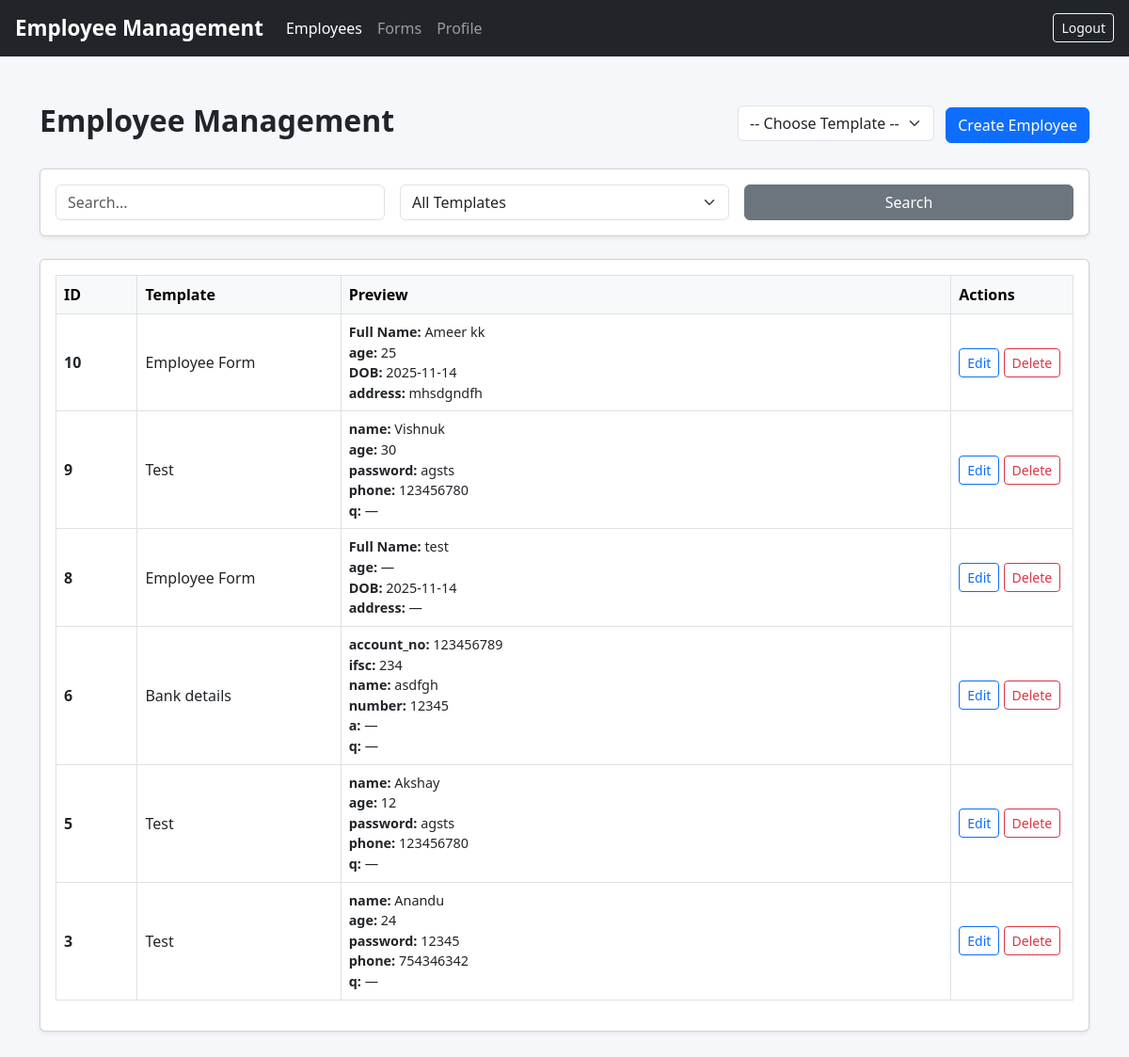
The app's page /employees/list/ (signed in) with its own data.
### employees/models.py (models this page shows, shortened)
class EmployeeRecord(BaseModel):
    template = models.ForeignKey(FormTemplate, on_delete=models.PROTECT, related_name='employee_records')
    data = models.JSONField(default=dict)
    class Meta:
        db_table = "employee_records"
        ordering = ["-created_at"]

### forms/models.py (models this page shows, shortened)
class FormTemplate(BaseModel):
    name = models.CharField(max_length=200, unique=True)
    slug = models.SlugField(max_length=220, unique=True, blank=True)
    description = models.TextField(blank=True, null=True)
    schema = models.JSONField(default=list)
    class Meta:
        db_table = "form_templates"
        ordering = ["-created_at"]

### employees/views.py (the view)
# urls.py: path("list/",  employee_list, name="employee_list"),
@login_required
def employee_list(request):
    q = request.GET.get('q', '').strip().lower()
    tpl = request.GET.get('template', '').strip()
    qs = EmployeeRecord.objects.select_related('template').filter(is_deleted=False).order_by('-created_at')
    if tpl:
        qs = qs.filter(template__slug=tpl)
    if q:
        qs = [e for e in qs if q in ' '.join(map(str, e.data.values())).lower()]
    templates = FormTemplate.objects.filter(is_deleted=False)
    return render(request, "employees/employee_list.html", {
        "employees": qs,
        "templates": templates,
        "query": request.GET.get('q', ''),
        "sel_template": tpl,
    })

### employees/templatetags/get_item.py (called while the page is built)
@register.filter
def get_item(dictionary, key):
    if dictionary and key in dictionary:
        return dictionary.get(key)
    return ""

### templates/employees/employee_list.html (shortened to what this page needs)
{% extends "base.html" %}
{% block content %}
{% load get_item %}
<div class="container py-4">
    <div class="d-flex justify-content-between align-items-center mb-4">
        <h2 class="fw-bold">Employee Management</h2>
        <div>
            <select id="select-template" class="form-select d-inline-block w-auto">
                <option value="">-- Choose Template --</option>
            </select>
            <button id="btn-create" class="btn btn-primary ms-2">
                 Create Employee
            </button>
        </div>
    </div>
    <div class="card shadow-sm mb-4">
        <div class="card-body">
            <form method="get" class="row g-3">
                <div class="col-md-4">
                    <input name="q" class="form-control" placeholder="Search..." value="{{ query }}">
                </div>
                <div class="col-md-4">
                    <select name="template" class="form-select">
                        <option value="">All Templates</option>
                    </select>
                </div>
                <div class="col-md-4">
                    <button class="btn btn-secondary w-100"> Search</button>
                </div>
            </form>
        </div>
    </div>
    <div class="card shadow-sm">
        <div class="card-body">
            <table class="table table-bordered table-hover align-middle">
                <thead class="table-light">
                    <tr>
                        <th width="8%">ID</th>
                        <th width="20%">Template</th>
                        <th>Preview</th>
                        <th width="12%">Actions</th>
                    </tr>
                </thead>
                <tbody>
                {% for e in employees %}
                    <tr id="row-{{ e.id }}">
                        <td class="fw-semibold">{{ e.auto_id }}</td>
                        <td>{{ e.template.name }}</td>
                        <td style="font-size: 0.9rem;">
                            {% for field in e.template.schema %}
                                {% with val=e.data|get_item:field.id %}
                                    <strong>{{ field.label }}:</strong>
                                    {{ val|default:"—" }}<br>
                                {% endwith %}
                            {% endfor %}
                        </td>
                        <td>
                            <a href="{% url 'employees:employee_update' e.id %}"
                               class="btn btn-sm btn-outline-primary">
                                Edit
                            </a>
                            <button class="btn btn-sm btn-outline-danger del-btn"
                                    data-id="{{ e.id }}">
                                Delete
                            </button>
                        </td>
                    </tr>
                {% empty %}
                    <tr>
                        <td colspan="4" class="text-center text-muted py-4">
                            No records found
                        </td>
                    </tr>
                {% endfor %}
                </tbody>
            </table>
        </div>
    </div>
</div>
{% endblock %}

### templates/base.html (shortened to what this page needs)
<!DOCTYPE html>
<html lang="en">
<head>
    <link rel="stylesheet"
          href="https://cdn.jsdelivr.net/npm/bootstrap@5.3.0/dist/css/bootstrap.min.css">
</head>
<body>
<nav class="navbar navbar-expand-lg navbar-dark bg-dark px-3">
    <a class="navbar-brand" href="#">Employee Management</a>
    <div class="collapse navbar-collapse" id="navbarContent">
        <ul class="navbar-nav me-auto">
            <li class="nav-item">
                <a class="nav-link {% if request.path == '/employees/list/' %}active{% endif %}"
                   href="{% url 'employees:employee_list' %}">
                    Employees
                </a>
            </li>
            <li class="nav-item">
                <a class="nav-link {% if request.path == '/forms/templates/' %}active{% endif %}"
                   href="{% url 'forms:template_list' %}">
                    Forms
                </a>
            </li>
            <li class="nav-item">
                <a class="nav-link {% if request.path == '/accounts/profile/' %}active{% endif %}"
                   href="{% url 'accounts:profile' %}">
                    Profile
                </a>
            </li>
        </ul>
        {% if request.user.is_authenticated %}
        <form action="{% url 'accounts:logout' %}" method="post" class="d-flex">
            <button class="btn btn-sm btn-outline-light">Logout</button>
        </form>
        {% endif %}
    </div>
</nav>
<div class="content-wrapper">
    {% block content %}
    {% endblock %}
</div>
</body>
</html>

### templates/base.html (style rules this page uses)
body { background: #f5f7fa; }
.navbar-brand { font-weight: bold; font-size: 1.4rem; }
.content-wrapper { padding: 25px; }

### records on screen
EmployeeRecord: auto_id "10", template.name "Employee Form", label "Full Name" "age" "DOB" "address", schema "Ameer kk" "25" "2025-11-14" "mhsdgndfh"
EmployeeRecord: auto_id "9", template.name "Test", label "name" "age" "password" "phone" "q", schema "Vishnuk" "30" "agsts" "123456780" "—"
EmployeeRecord: auto_id "8", template.name "Employee Form", label "Full Name" "age" "DOB" "address", schema "test" "—" "2025-11-14" "—"
EmployeeRecord: auto_id "6", template.name "Bank details", label "account_no" "ifsc" "name" "number" "a" "q", schema "123456789" "234" "asdfgh" "12345" "—" "—"
EmployeeRecord: auto_id "5", template.name "Test", label "name" "age" "password" "phone" "q", schema "Akshay" "12" "agsts" "123456780" "—"
EmployeeRecord: auto_id "3", template.name "Test", label "name" "age" "password" "phone" "q", schema "Anandu" "24" "12345" "754346342" "—"
